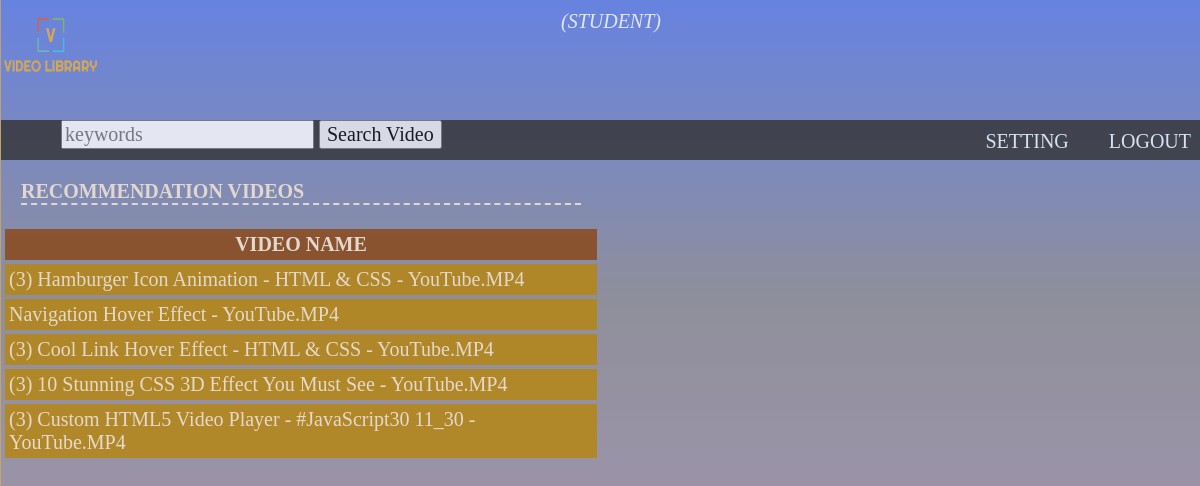
Screenshot of /student/sdashboard.php with the database file from the repository.
### tables this page shows
CREATE TABLE `videos` (
  `id` int(11) NOT NULL,
  `name` varchar(255) NOT NULL,
  `author` varchar(50) NOT NULL,
  `keyword` varchar(50) NOT NULL,
  `faculty` varchar(50) NOT NULL,
  `sem` varchar(50) NOT NULL,
  `question` varchar(255) NOT NULL,
  `reply` varchar(255) NOT NULL
);

### student/sdashboard.php (the view, shortened to what this page needs)
<!doctype html>
<html>
<head>
<link type="text/css" rel="stylesheet" href="sdashboard.css">
</head>
<body>
<div id="container">
	<div id="header">
		<div id="profile">
			<div id="logo"></div>
				<article id="info" style="color:white;text-align:right;">	<?php if(isset($_SESSION['username'])): ?>
            	 <strong><?php echo $_SESSION['username']; ?></strong>
            	<?php endif ?>
                    <i>(STUDENT)</i>
            </article>
		</div>
		<div id="nav">
		<nav><ul>
			<div class="content search">
            	<li><form action="" method="post" enctype="multipart/form-data">
            		<input type="text" name="keyword" placeholder="keywords" />
					<input type="submit" name="search-video" value="Search Video" />
					</form></li>
            </div>
			</ul>
			<ul>
			<li><a href="#setting">setting</a></li>
				<li><a  href="sdashboard.php?logout='1'">logout</a></li>
			</ul>
		</nav>
		</div>
	</div>
	<div id="contents">
		<?php include('search-video.php');?>
		<div id="recommend">
		<section>
		<article id="video-link">
			<h3 style="color:antiquewhite; text-transform:uppercase; margin:20px; border-bottom:2px dashed antiquewhite">Recommendation videos</h3>
            <?php
$con=mysqli_connect('localhost','root','','project5') or die("Cannot connect to database");
$query="select *from videos where faculty LIKE 'computer' ";
$result=mysqli_query($con,$query);
$count=mysqli_num_rows($result);
if($count=="0"){
	echo '<p style="color:white">no records</p>';
}
else {
	echo'<table border="0" width="100%" cellspacing="4" cellpadding="4"><tr><th>VIDEO NAME</th></tr>';
	while($row=mysqli_fetch_array($result)){
		$name=$row['name'];
		$id=$row['id'];
		echo '<tr>';
		echo '<td><abbr title="click to view video"><a href="view.php?id='.$id.'">' .$name. '</a></abbr></td>';
        echo '</tr>';
		}
    echo'</table>';
}
?>
			</article>
			</section>
		</div>
	</div>
</div>
</body>
</html>

### student/sdashboard.css (style rules this page uses)
body { background: -webkit-linear-gradient(top, #6783e0 0%, #8f8f9b 20%, #d7aaee 100%); background: linear-gradient(top, #6783e0 0%, #8f8f9b 20%, #d7aaee 100%); }
* { margin: 0; font-family: Cambria, Hoefler Text, Liberation Serif, Times, Times New Roman, serif; font-size: 20px; }
h1, h2, h3, h4 { color: antiquewhite; }
#container { border-left: 1px solid #D0A960; border-right: 1px solid #D0A960; opacity: 0.8; width: 80%; margin-left: auto; margin-right: auto; border-bottom-width: 0px; padding-left: 0px; padding-top: 0px; padding-right: 0px; padding-bottom: 0px; height: 1500px; }
#profile { height: 100px; width: 100%; padding-top: 10px; padding-bottom: 10px; clear: left; }
nav { background: #333; width: 100%; height: 40px; display: flex; justify-content: space-between; }
nav ul li { list-style: none; float: left; margin-left: 20px; margin-bottom: 0px; }
nav a { text-decoration: none; color: aliceblue; display: block; padding: 10px; text-transform: uppercase; }
#contents { width: 100%; height: 1000px; background-color: rgba(232, 227, 220, 0); }
#logo, #img, #info { height: 100%; float: left; }
#logo { width: 25%; height: 100%; background-image: url(../logo.png); background-repeat: no-repeat; }
#info { width: 30%; }
#video-link, #player { float: left; width: 50%; height: 100%; }

### student/sdashboard.php (style rules this page uses)
th { background-color: saddlebrown; color: antiquewhite; }
td { background-color:darkgoldenrod; color: antiquewhite; }
a { text-decoration: none; color: antiquewhite; }
abbr { text-decoration: none; }
body { background: -webkit-linear-gradient(top, #6783e0 0%, #8f8f9b 20%, #d7aaee 100%); background: linear-gradient(top, #6783e0 0%, #8f8f9b 20%, #d7aaee 100%); }
#container { width: 100%; }
#profile { height: 100px; width: 100%; padding-top: 10px; padding-bottom: 10px; clear: left; }

### student/search-video.php (style rules this page uses)
th { background-color: saddlebrown; color: antiquewhite; }
td { background-color:darkgoldenrod; color: antiquewhite; }
a { text-decoration: none; color: antiquewhite; }
abbr { text-decoration: none; }

### rows the page displays
videos: name "(3) Hamburger Icon Animation - HTML & CSS - YouTube.MP4"
videos: name "Navigation Hover Effect - YouTube.MP4"
videos: name "(3) Cool Link Hover Effect - HTML & CSS - YouTube.MP4"
videos: name "(3) 10 Stunning CSS 3D Effect You Must See - YouTube.MP4"
videos: name "(3) Custom HTML5 Video Player - #JavaScript30 11_30 - YouTube.MP4"
